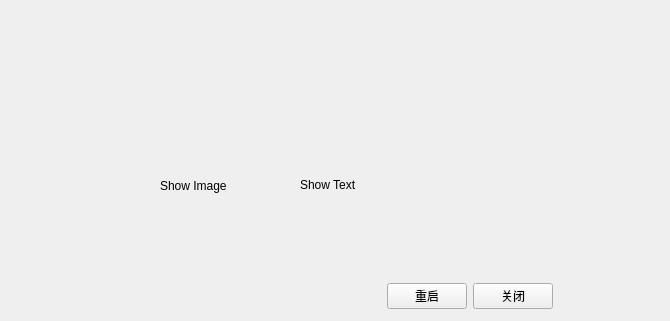
    <widget class="QWidget" name="pg_showError">
     <widget class="QLabel" name="lbl_errorImage">
      <property name="geometry">
       <rect>
        <x>160</x>
        <y>140</y>
        <width>91</width>
        <height>92</height>
       </rect>
      </property>
      <property name="text">
       <string>Show Image</string>
      </property>
     </widget>
     <widget class="QLabel" name="lbl_showErrorMessage">
      <property name="geometry">
       <rect>
        <x>300</x>
        <y>150</y>
        <width>361</width>
        <height>69</height>
       </rect>
      </property>
      <property name="text">
       <string>Show Text</string>
      </property>
     </widget>
     <widget class="QWidget" name="layoutWidget">
      <property name="geometry">
       <rect>
        <x>308</x>
        <y>280</y>
        <width>245</width>
        <height>32</height>
       </rect>
      </property>
      <layout class="QHBoxLayout" name="horizontalLayout_7">
       <item>
        <spacer name="horizontalSpacer_3">
         <property name="orientation">
          <enum>Qt::Horizontal</enum>
         </property>
         <property name="sizeHint" stdset="0">
          <size>
           <width>40</width>
           <height>20</height>
          </size>
         </property>
        </spacer>
       </item>
       <item>
        <widget class="QPushButton" name="btn_cancel">
         <property name="text">
          <string>重启</string>
         </property>
        </widget>
       </item>
       <item>
        <widget class="QPushButton" name="btn_ignore">
         <property name="text">
          <string>关闭</string>
         </property>
        </widget>
       </item>
      </layout>
     </widget>
    </widget>
